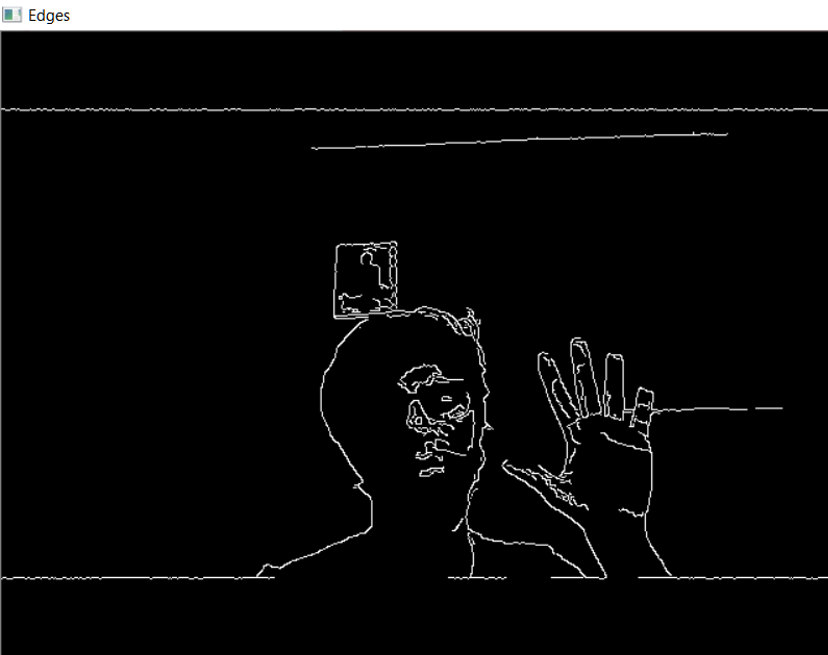
#> input picture Picture1.png, 828 x 655 px, given in place of the camera
$ python edge.py
#> lines starting #> are read from the running program, lines starting #| are printed output that depends on the picture; after the words box and inside, x2 and y2 are one past the last pixel; in counts of white or black regions, pixels touching at a corner belong together
import cv2
import numpy as np

cap = cv2.VideoCapture(0)

while(1):
	ret, frame = cap.read()
#> frame is the input picture: shape (655, 828, 3); mean B, G, R 16.2, 16.2, 16.2
	hsv = cv2.cvtColor(frame, cv2.COLOR_BGR2HSV)
#> hsv: shape (655, 828, 3); mean H, S, V 0.1, 0.1, 16.2
	lower_yellow = np.array([18, 94, 140])
	upper_yellow = np.array([48, 255, 255])
	mask = cv2.inRange(hsv, lower_yellow, upper_yellow)
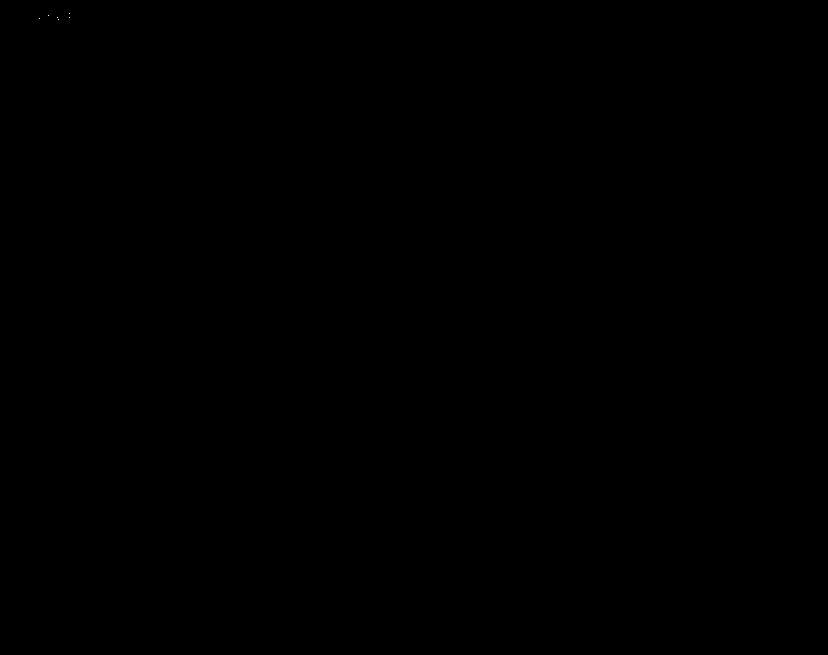
#> mask: shape (655, 828); 0% white in thin lines or dots, all inside (x1, y1, x2, y2) = (39, 13, 70, 20)
	res = cv2.bitwise_and(frame,frame, mask= mask)
	cv2.imshow('Original',frame)
	edges = cv2.Canny(frame,100,200)
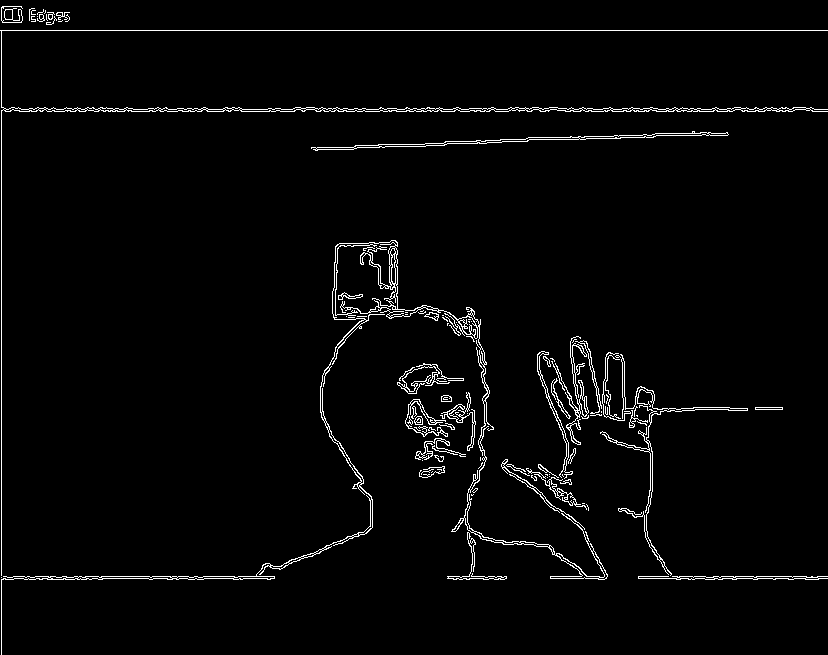
#> edges: shape (655, 828); 2.6% white in thin lines or dots
	lines = cv2.HoughLinesP(edges, 1, np.pi/180, 50, maxLineGap=150)
#> lines = 71 rows, first 6: [0, 30, 827, 30], [1, 654, 1, 7], [5, 111, 827, 111], [447, 576, 827, 576], [4, 108, 813, 108], [3, 109, 827, 109]
	cv2.imshow('Edges',edges)
	k = cv2.waitKey(5) & 0xFF
#> (key Esc is pressed here)
	if k == 27:
		break

cap.release()

cv2.destroyAllWindows()
